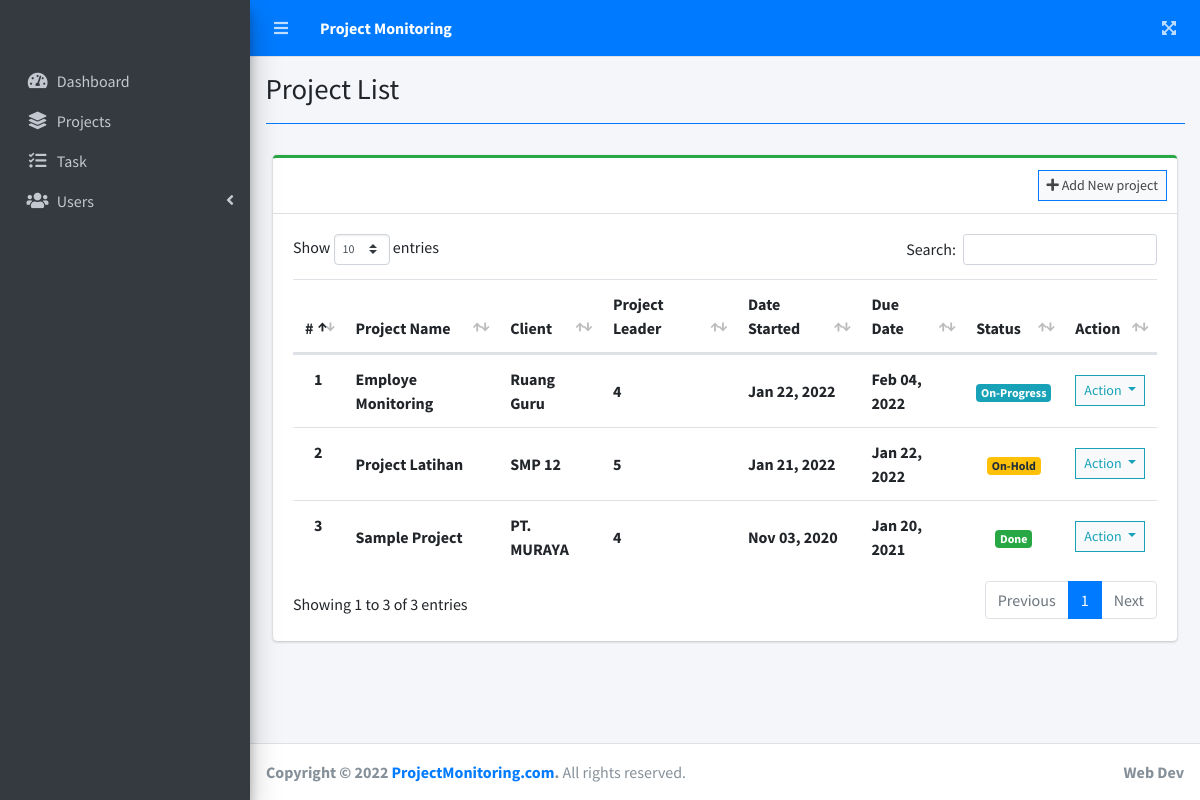
The app's page /index.php?page=project_list (signed in) with its own data.
### tables this page shows
CREATE TABLE `project_list` (
  `id` int(30) NOT NULL,
  `name` varchar(200) NOT NULL,
  `client` varchar(255) NOT NULL,
  `description` text NOT NULL,
  `status` tinyint(2) NOT NULL,
  `start_date` date NOT NULL,
  `end_date` date NOT NULL,
  `manager_id` int(30) NOT NULL,
  `user_ids` text NOT NULL,
  `date_created` datetime NOT NULL DEFAULT current_timestamp()
);

### project_list.php (the view, shortened to what this page needs)
<?php include'db_connect.php' ?>
<div class="col-lg-12">
	<div class="card card-outline card-success">
		<div class="card-header">
            <?php if($_SESSION['login_type'] != 3): ?>
			<div class="card-tools">
				<a class="btn btn-block btn-sm btn-default btn-flat border-primary" href="./index.php?page=new_project"><i class="fa fa-plus"></i> Add New project</a>
			</div>
            <?php endif; ?>
		</div>
		<div class="card-body">
			<table class="table tabe-hover table-condensed" id="list">
				<thead>
					<tr>
						<th class="text-center">#</th>
						<th>Project Name</th>
						<th>Client</th>
						<th>Project Leader</th>
						<th>Date Started</th>
						<th>Due Date</th>
						<th>Status</th>
						<th>Action</th>
					</tr>
				</thead>
				<tbody>
					<?php
					$i = 1;
					$stat = array("Pending","Started","On-Progress","On-Hold","Over Due","Done");
					$where = "";
					$qry = $conn->query("SELECT * FROM project_list $where order by name asc");
					while($row= $qry->fetch_assoc()):
		                $cprog = $conn->query("SELECT * FROM task_list where project_id = {$row['id']} and status = 3")->num_rows;
		                $prod = $conn->query("SELECT * FROM user_productivity where project_id = {$row['id']}")->num_rows;
						if($row['status'] == 0 && strtotime(date('Y-m-d')) >= strtotime($row['start_date'])):
						if($prod  > 0  || $cprog > 0)
		                  $row['status'] = 2;
		                else
		                  $row['status'] = 1;
						elseif($row['status'] == 0 && strtotime(date('Y-m-d')) > strtotime($row['end_date'])):
						$row['status'] = 4;
						endif;
					?>
					<tr>
						<th class="text-center"><?php echo $i++ ?></th>
						<td>
							<p><b><?php echo ucwords($row['name']) ?></b></p>
						</td>
						<td>
							<p><b><?php echo ucwords($row['client']) ?></b></p>
						</td>
						<td>
							<p><b><?php echo ucwords($row['user_ids']) ?></b></p>
						</td>
						<td><b><?php echo date("M d, Y",strtotime($row['start_date'])) ?></b></td>
						<td><b><?php echo date("M d, Y",strtotime($row['end_date'])) ?></b></td>
						<td class="text-center">
							<?php
							  if($stat[$row['status']] =='Pending'){
							  	echo "<span class='badge badge-secondary'>{$stat[$row['status']]}</span>";
							  }elseif($stat[$row['status']] =='Started'){
							  	echo "<span class='badge badge-primary'>{$stat[$row['status']]}</span>";
							  }elseif($stat[$row['status']] =='On-Progress'){
							  	echo "<span class='badge badge-info'>{$stat[$row['status']]}</span>";
							  }elseif($stat[$row['status']] =='On-Hold'){
							  	echo "<span class='badge badge-warning'>{$stat[$row['status']]}</span>";
							  }elseif($stat[$row['status']] =='Over Due'){
							  	echo "<span class='badge badge-danger'>{$stat[$row['status']]}</span>";
							  }elseif($stat[$row['status']] =='Done'){
							  	echo "<span class='badge badge-success'>{$stat[$row['status']]}</span>";
							  }
							?>
						</td>
						<td class="text-center">
							<button type="button" class="btn btn-default btn-sm btn-flat border-info wave-effect text-info dropdown-toggle" data-toggle="dropdown" aria-expanded="true">
		                      Action
		                    </button>
						</td>
					</tr>
				<?php endwhile; ?>
				</tbody>
			</table>
		</div>
	</div>
</div>

### project_list.php (style rules this page uses)
table p { margin: unset !important; }
table td { vertical-align: middle !important }

### records on screen
project_list: name "Employe Monitoring", client "Ruang Guru", user_ids "4", start_date "Jan 22, 2022", end_date "Feb 04, 2022", status "On-Progress"
project_list: name "Project Latihan", client "SMP 12", user_ids "5", start_date "Jan 21, 2022", end_date "Jan 22, 2022", status "On-Hold"
project_list: name "Sample Project", client "PT. MURAYA", user_ids "4", start_date "Nov 03, 2020", end_date "Jan 20, 2021", status "Done"

### other values on screen
$title "Project List"
